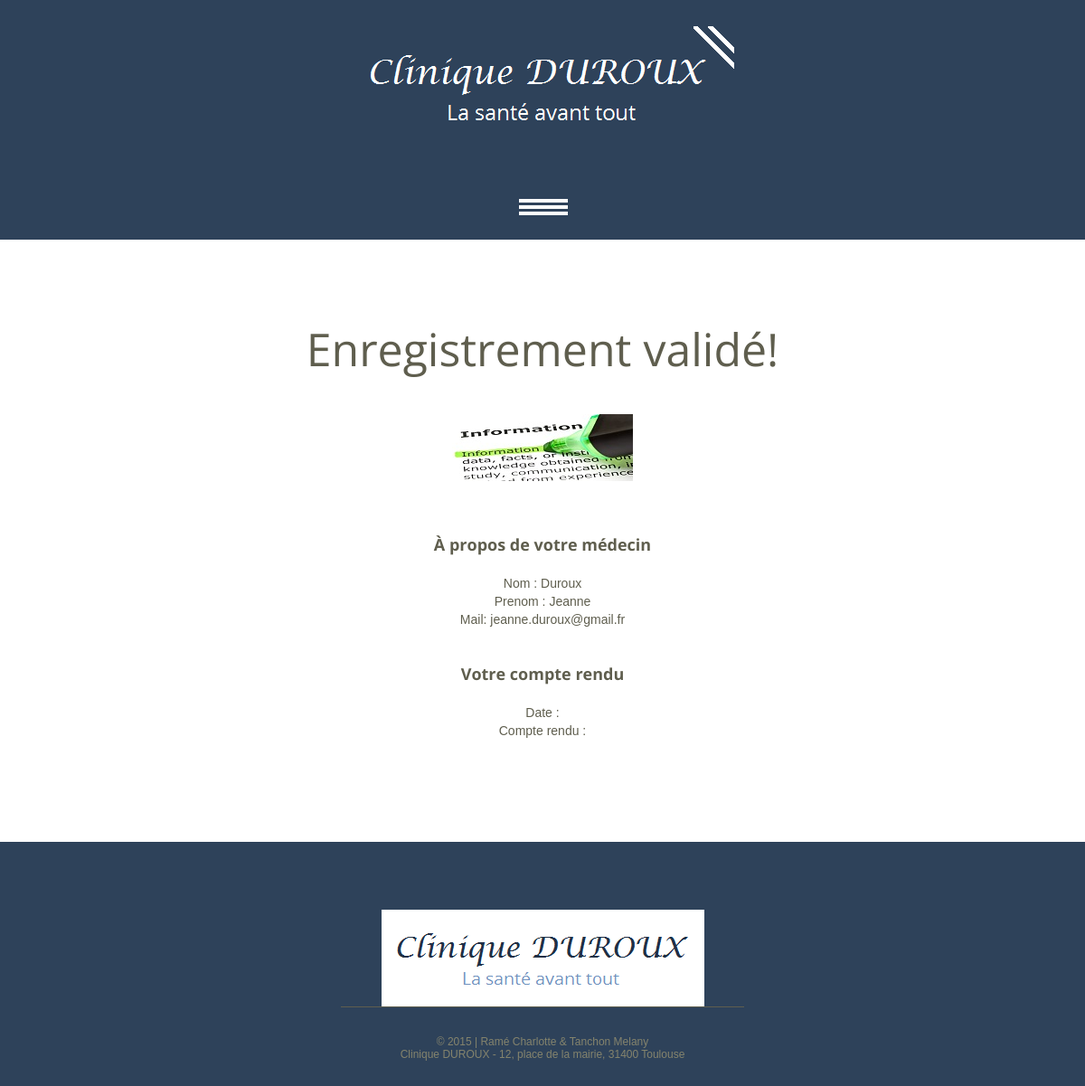
Screenshot of /consulterCompteRenduQuestSaisie.php (signed in) with the database file from the repository.
### tables this page shows
CREATE TABLE IF NOT EXISTS `consultation` (
  `idConsultation` int(11) NOT NULL AUTO_INCREMENT,
  `idMedecin` int(11) NOT NULL,
  `idPatient` int(11) NOT NULL,
  `idSpe` int(11) NOT NULL,
  `date` varchar(10) NOT NULL,
  `cr` text NOT NULL,
  PRIMARY KEY (`idConsultation`),
  UNIQUE KEY `idConsultation` (`idConsultation`),
  UNIQUE KEY `idMedecin` (`idSpe`,`date`)
);

CREATE TABLE IF NOT EXISTS `medecin` (
  `idMedecin` int(11) NOT NULL AUTO_INCREMENT,
  `nom` varchar(30) NOT NULL,
  `prenom` varchar(30) NOT NULL,
  `mail` varchar(50) NOT NULL,
  `pwd` varchar(30) NOT NULL,
  `accepte` tinyint(1) NOT NULL DEFAULT '0',
  `idSpe` int(11) NOT NULL,
  `idQuestionnaire` tinyint(1) NOT NULL,
  `administrateur` tinyint(4) NOT NULL,
  PRIMARY KEY (`idMedecin`),
  KEY `idMedecin` (`idMedecin`)
);

### consulterCompteRenduQuestSaisie.php (the view, shortened to what this page needs)
<!DOCTYPE html PUBLIC "-//W3C//DTD XHTML 1.0 Strict//EN" "http://www.w3.org/TR/xhtml1/DTD/xhtml1-strict.dtd">
<html lang="en">
     <head>
     <link rel="stylesheet" href="css/touchTouch.css">
     <link rel="stylesheet" href="css/style.css">
     </head>
     <body  class="">
<?php include("headerDeconnexion.php") ?>
<div class="content"><div class="ic"></div>
<div class="container_12">
    <div class="grid_12">
      <h3 class="head2">Enregistrement validé!</h3>
    </div>
		<div id="container">
			<div id="content">
			<center><img src="images/info.png" alt=""><span></span></a></center>
									<?php
					$id= $_SESSION['id'];
					$connexion = mysqli_connect("localhost", "root", "e8EfXCjXDNpVvRaB");
					mysqli_select_db($connexion, 'clinique');
					$resCR = mysqli_query($connexion, "SELECT * FROM medecin, consultation WHERE consultation.idPatient=$id AND consultation.idMedecin=medecin.idMedecin");
					$row = mysqli_fetch_array($resCR);
					if ($resCR ){
					echo '<br><br><br> <div class="tabs tb gallery">
        <div class="div-nav  ">
            <div class="grid_12">
				<div id="container">
					<div id="content"><ul class="nav"><li><b>À propos de votre médecin</b></li></ul><br>
					</div></div></div></div>
					<center>
						Nom : '.$row["nom"].'<br>
						Prenom : '.$row["prenom"].'<br>
						Mail: '.$row["mail"].'<br></center>
						<div id="content"><ul class="nav"><li><b><br><br>Votre compte rendu</b></li></ul><br>
					<center>
						Date : '.$row["date"].'<br>
						Compte rendu : '.$row["cr"].'<br>
						</center></div>';}
					?>
			</div>
		</div>
     </div>
 </div>
  </div>
<?php include("footerDeconnexion.php"); ?>
</body>
</html>

### css/style.css (style rules this page uses)
html { width: 100%; }
* { -webkit-text-size-adjust: none; }
body { font: 14px/20px Arial, Helvetica, sans-serif; color:#5f5e4e; background-color: #2E425A; position:relative; min-width:960px; }
h1, h2, h3, h4, h5, h6 { font-weight: normal; font-family: 'Open Sans', sans-serif ; color: #2E425A; }
h3 { font-size: 50px; line-height: 50px; color: #5f5e4e; padding-top: 98px; margin-bottom: 49px; }
h3.head2 { text-align: center; padding-top: 96px; margin-bottom: 47px; }
img { max-width: 100%; }
ul { padding: 0; margin: 0; list-style: none; }
.content { background-color: #fff; padding-bottom: 113px; }
.nav { font-size: 0; text-align: center; line-height: 0; margin-bottom: 3px; }
.nav li { margin: 0 11px; display: inline-block; font: 18px/20px 'Open Sans', sans-serif; }

### css/grid.css (style rules this page uses)
body { min-width: 960px; }
.container_12 { margin-left: auto; margin-right: auto; width: 960px; }
.grid_1, .grid_2, .grid_3, .grid_4, .grid_5, .grid_6, .grid_7, .grid_8, .grid_9, .grid_10, .grid_11, .grid_12 { display: inline; float: left; margin-left: 10px; margin-right: 10px; }
.container_12 .grid_12 { width: 940px; }
.clearfix:before, .clearfix:after, .container_12:before, .container_12:after { content: '.'; display: block; overflow: hidden; visibility: hidden; font-size: 0; line-height: 0; width: 0; height: 0; }
.clearfix:after, .container_12:after { clear: both; }
.clearfix, .container_12 { zoom: 1; }

### rows the page displays
consultation: idMedecin.nom "Duroux", idMedecin.prenom "Jeanne", idMedecin.mail "jeanne.duroux@gmail.fr"
